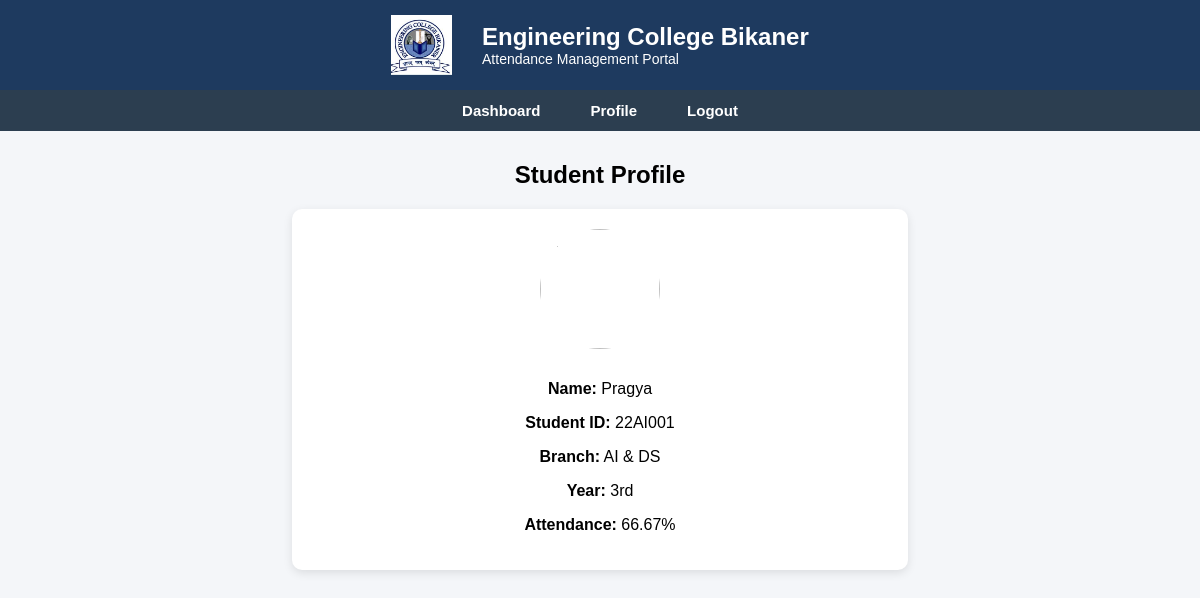
The app's page /student_profile with its own data.
### tables this page shows
CREATE TABLE students(
id INTEGER PRIMARY KEY AUTOINCREMENT,
student_id TEXT UNIQUE,
name TEXT,
branch TEXT,
year TEXT,
password TEXT
);

### app.py (the view)
@app.route("/student_profile")
def student_profile():
    conn = sqlite3.connect("database.db")
    cursor = conn.cursor()
    cursor.execute("SELECT student_id,name,branch,year FROM students LIMIT 1")
    student = cursor.fetchone()
    student_id,name,branch,year = student
    cursor.execute("""
    SELECT COUNT(*) FROM attendance
    WHERE student_id=? AND status='Present'
    """,(student_id,))
    present = cursor.fetchone()[0]
    cursor.execute("""
    SELECT COUNT(*) FROM attendance
    WHERE student_id=?
    """,(student_id,))
    total = cursor.fetchone()[0]
    percentage = 0
    if total > 0:
        percentage = round((present/total)*100,2)
    conn.close()
    return render_template(
        "student_profile.html",
        name=name,
        student_id=student_id,
        branch=branch,
        year=year,
        percentage=percentage
    )

### templates/student_profile.html (shortened to what this page needs)
<!DOCTYPE html>
<html>
<head>
<link rel="stylesheet" href="{{ url_for('static', filename='dashboard.css') }}">
</head>
<body>
<div class="header">
<img src="{{ url_for('static', filename='images/logo.jpg') }}" class="logo">
<div class="college-title">
<h1>Engineering College Bikaner</h1>
<p>Attendance Management Portal</p>
</div>
</div>
<div class="navbar">
<a href="/student_dashboard">Dashboard</a>
<a href="/student_profile">Profile</a>
<a href="/">Logout</a>
</div>
<div class="container">
<h2>Student Profile</h2>
<div class="card profile-card">
<img src="{{ url_for('static', filename='images/student.png') }}" class="profile-img">
<p><b>Name:</b> {{ name }}</p>
<p><b>Student ID:</b> {{ student_id }}</p>
<p><b>Branch:</b> {{ branch }}</p>
<p><b>Year:</b> {{ year }}</p>
<p><b>Attendance:</b> {{ percentage }}%</p>
</div>
</div>
</body>
</html>

### static/dashboard.css (style rules this page uses)
body { font-family: Arial, Helvetica, sans-serif; margin:0; background:#f4f6f9; }
.navbar { background:#2c3e50; color:white; padding:15px; text-align:center; font-size:22px; font-weight:bold; }
.container { width:80%; margin:auto; margin-top:30px; text-align:center; }
.card { background:white; padding:20px; margin:20px auto; border-radius:10px; box-shadow:0px 3px 10px rgba(0,0,0,0.1); width:60%; }
h2 { margin-top:20px; }
.logo { height: 40px; vertical-align:middle; margin-right:10px; }
.navbar { display:flex; justify-content:center; align-items:center; gap:10px; }
.header { display:flex; align-items:center; justify-content:center; gap:20px; background:#1e3a5f; color:white; padding:15px; }
.logo { height:60px; }
.college-title h1 { margin:0; font-size:24px; }
.college-title p { margin:0; font-size:14px; }
.navbar { background:#2c3e50; padding:12px; text-align:center; }
.navbar a { color:white; text-decoration:none; margin:0 20px; font-weight:bold; font-size:15px; }
.profile-card { text-align:center; }
.profile-img { width:120px; height:120px; border-radius:50%; margin-bottom:15px; }

### records on screen
students: name "Pragya", student "22AI001", branch "AI & DS", year "3rd"

### other values on screen
{{ percentage }} "66.67"
